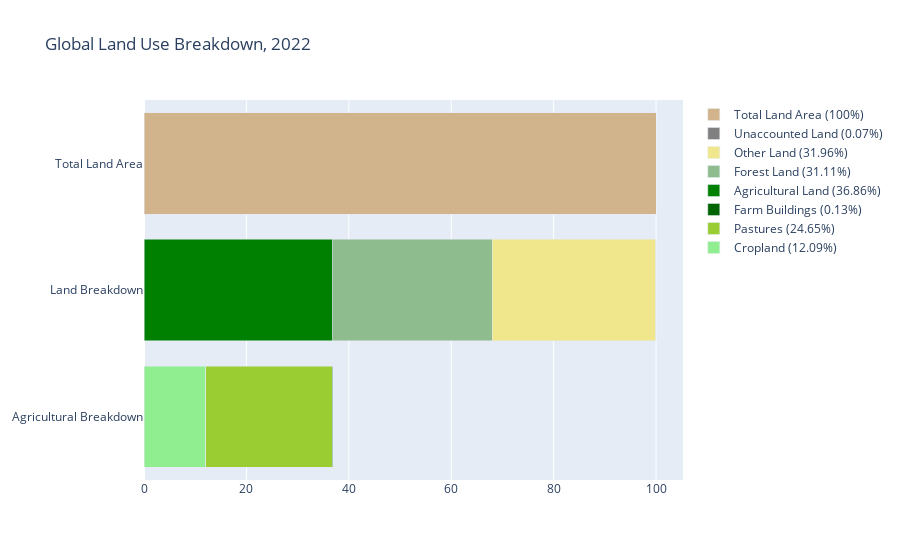

Notebook code for this chart:
### Code cell
# Percentages relative to the total land area
def calc_percentage(value):
    return (value / total_land_area) * 100

# Land category percentages
perc_cropland = calc_percentage(total_cropland)
perc_pastures = calc_percentage(total_pastures)
perc_farm_buildings = calc_percentage(total_farm_buildings)

perc_agricultural_land = calc_percentage(total_agricultural_land)
perc_forest_land = calc_percentage(total_forest_land)
perc_other_land = calc_percentage(total_other_land)
perc_unaccounted = calc_percentage(total_unaccounted)

# Create figure
fig = go.Figure()

# Agricultural Breakdown (Cropland, Pastures, Farm Buildings as a percentage of total agricultural land)
fig.add_trace(go.Bar(
    y=['Agricultural Breakdown'],
    x=[perc_cropland],
    name=f'Cropland ({perc_cropland:.2f}%)',
    orientation='h',
    marker=dict(color='lightgreen'),
    hovertemplate='<br>Cropland<br>%{x:.2f}%<extra></extra>'
))

fig.add_trace(go.Bar(
    y=['Agricultural Breakdown'],
    x=[perc_pastures],
    name=f'Pastures ({perc_pastures:.2f}%)',
    orientation='h',
    marker=dict(color='yellowgreen'),
    base=perc_cropland,
    hovertemplate='<br>Pastures<br>%{x:.2f}%<extra></extra>'
))

fig.add_trace(go.Bar(
    y=['Agricultural Breakdown'],
    x=[perc_farm_buildings],
    name=f'Farm Buildings ({perc_farm_buildings:.2f}%)',
    orientation='h',
    marker=dict(color='darkgreen'),
    base=perc_cropland + perc_pastures,
    hovertemplate='<br>Farm Buildings<br>%{x:.2f}%<extra></extra>'
))

# Land Breakdown (Agricultural Land, Forest, Other, Unaccounted as a percentage of total land area)
fig.add_trace(go.Bar(
    y=['Land Breakdown'],
    x=[perc_agricultural_land],
    name=f'Agricultural Land ({perc_agricultural_land:.2f}%)',
    orientation='h',
    marker=dict(color='green'),
    hovertemplate='<br>Agricultural Land<br>%{x:.2f}%<extra></extra>'
))

fig.add_trace(go.Bar(
    y=['Land Breakdown'],
    x=[perc_forest_land],
    name=f'Forest Land ({perc_forest_land:.2f}%)',
    orientation='h',
    marker=dict(color='darkseagreen'),
    base=perc_agricultural_land,
    hovertemplate='<br>Forest Land<br>%{x:.2f}%<extra></extra>'
))

fig.add_trace(go.Bar(
    y=['Land Breakdown'],
    x=[perc_other_land],
    name=f'Other Land ({perc_other_land:.2f}%)',
    orientation='h',
    marker=dict(color='khaki'),
    base=perc_agricultural_land + perc_forest_land,
    hovertemplate='<br>Other Land (habitable, infrastructure, glaciers, deserts, etc.)<br>%{x:.2f}%<extra></extra>'
))

fig.add_trace(go.Bar(
    y=['Land Breakdown'],
    x=[perc_unaccounted],
    name=f'Unaccounted Land ({perc_unaccounted:.2f}%)',
    orientation='h',
    marker=dict(color='gray'),
    base=perc_agricultural_land + perc_forest_land + perc_other_land,
    hovertemplate='<br>Unaccounted<br>%{x:.2f}%<extra></extra>'
))

# Total Land Area
fig.add_trace(go.Bar(
    y=['Total Land Area'],
    x=[100],
    name='Total Land Area (100%)',
    orientation='h',
    marker=dict(color='tan'),
    hovertemplate='<br>Total Land<br>%{x:.2f}%<extra></extra>'
))


fig.update_layout(
    title='Global Land Use Breakdown, 2022',
    barmode='stack',
    showlegend=True
)


fig.show()

### Figure 1 — Plotly figure (JSON) as saved in the notebook; plotly's stock layout.template omitted (floating-point values rounded to 4 significant figures)
{"data": [{"hovertemplate": "<br>Cropland<br>%{x:.2f}%<extra></extra>", "marker": {"color": "lightgreen"}, "name": "Cropland (12.09%)", "orientation": "h", "type": "bar", "x": [12.09], "y": ["Agricultural Breakdown"]}, {"base": 12.09, "hovertemplate": "<br>Pastures<br>%{x:.2f}%<extra></extra>", "marker": {"color": "yellowgreen"}, "name": "Pastures (24.65%)", "orientation": "h", "type": "bar", "x": [24.65], "y": ["Agricultural Breakdown"]}, {"base": 36.73, "hovertemplate": "<br>Farm Buildings<br>%{x:.2f}%<extra></extra>", "marker": {"color": "darkgreen"}, "name": "Farm Buildings (0.13%)", "orientation": "h", "type": "bar", "x": [0.1278], "y": ["Agricultural Breakdown"]}, {"hovertemplate": "<br>Agricultural Land<br>%{x:.2f}%<extra></extra>", "marker": {"color": "green"}, "name": "Agricultural Land (36.86%)", "orientation": "h", "type": "bar", "x": [36.86], "y": ["Land Breakdown"]}, {"base": 36.86, "hovertemplate": "<br>Forest Land<br>%{x:.2f}%<extra></extra>", "marker": {"color": "darkseagreen"}, "name": "Forest Land (31.11%)", "orientation": "h", "type": "bar", "x": [31.11], "y": ["Land Breakdown"]}, {"base": 67.97, "hovertemplate": "<br>Other Land (habitable, infrastructure, glaciers, deserts, etc.)<br>%{x:.2f}%<extra></extra>", "marker": {"color": "khaki"}, "name": "Other Land (31.96%)", "orientation": "h", "type": "bar", "x": [31.96], "y": ["Land Breakdown"]}, {"base": 99.93, "hovertemplate": "<br>Unaccounted<br>%{x:.2f}%<extra></extra>", "marker": {"color": "gray"}, "name": "Unaccounted Land (0.07%)", "orientation": "h", "type": "bar", "x": [0.06639], "y": ["Land Breakdown"]}, {"hovertemplate": "<br>Total Land<br>%{x:.2f}%<extra></extra>", "marker": {"color": "tan"}, "name": "Total Land Area (100%)", "orientation": "h", "type": "bar", "x": [100], "y": ["Total Land Area"]}], "layout": {"autosize": true, "barmode": "stack", "showlegend": true, "title": {"text": "Global Land Use Breakdown, 2022"}, "xaxis": {"autorange": true, "range": [0, 105.3], "type": "linear"}, "yaxis": {"autorange": true, "range": [-0.5, 2.5], "type": "category"}}}
